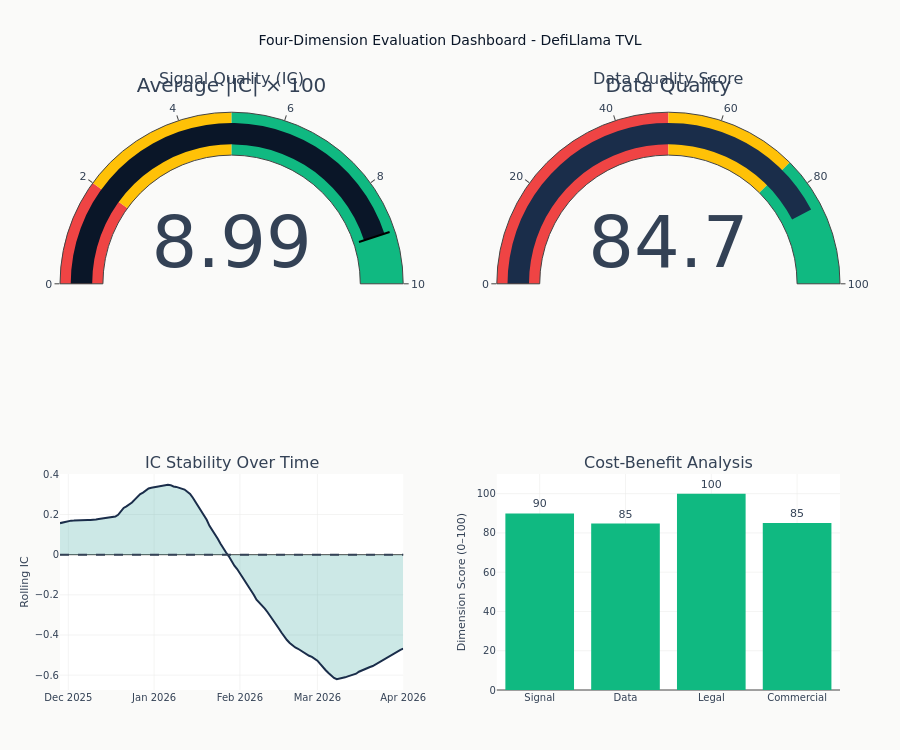

Notebook source saved alongside this figure:
### Markdown cell above
---

## Section 6: Final Evaluation Summary

With all the components in place, we can synthesize an informed decision.

### Code cell
# Build the four-panel dashboard in a SINGLE cell so the inline backend
# does not capture progressive-render intermediates with only the first
# (or first two) gauges populated (feedback_split_cell_figure_bug).
fig = make_subplots(
    rows=2,
    cols=2,
    subplot_titles=(
        "Signal Quality (IC)",
        "Data Quality Score",
        "IC Stability Over Time",
        "Cost-Benefit Analysis",
    ),
    specs=[
        [{"type": "indicator"}, {"type": "indicator"}],
        [{"type": "scatter"}, {"type": "bar"}],
    ],
    vertical_spacing=0.28,
    horizontal_spacing=0.12,
)

# Signal quality gauge
fig.add_trace(
    go.Indicator(
        mode="gauge+number",
        value=avg_ic * 100,  # Convert to percentage for readability
        title={"text": "Average |IC| × 100"},
        gauge={
            "axis": {"range": [0, 10]},
            "bar": {"color": COLORS["blue"]},
            "steps": [
                {"range": [0, 2], "color": COLORS["negative"]},
                {"range": [2, 5], "color": "#FFC107"},
                {"range": [5, 10], "color": COLORS["positive"]},
            ],
            "threshold": {
                "line": {"color": "black", "width": 2},
                "thickness": 0.75,
                "value": avg_ic * 100,
            },
        },
    ),
    row=1,
    col=1,
)

# Data quality gauge
fig.add_trace(
    go.Indicator(
        mode="gauge+number",
        value=quality.score,
        title={"text": "Data Quality"},
        gauge={
            "axis": {"range": [0, 100]},
            "bar": {"color": COLORS["slate"]},
            "steps": [
                {"range": [0, 50], "color": COLORS["negative"]},
                {"range": [50, 75], "color": "#FFC107"},
                {"range": [75, 100], "color": COLORS["positive"]},
            ],
        },
    ),
    row=1,
    col=2,
)

# Rolling IC and cost-benefit panels
fig.add_trace(
    go.Scatter(
        x=rolling_ic_df["timestamp"],
        y=rolling_ic_df["rolling_ic"],
        mode="lines",
        name="Rolling IC",
        line=dict(color=COLORS["slate"], width=2),
        fill="tozeroy",
        fillcolor="rgba(4, 138, 129, 0.2)",
        showlegend=False,
    ),
    row=2,
    col=1,
)
# Add zero line on the rolling-IC subplot. Mixed-spec make_subplots places the
# row=2,col=1 scatter on the primary x/y axes (indicator subplots don't claim
# numbered axes), so reference the first scatter axes directly via "x domain".
fig.add_shape(
    type="line",
    x0=0,
    x1=1,
    y0=0,
    y1=0,
    xref="x domain",
    yref="y",
    line=dict(dash="dash", color=COLORS["neutral"]),
)

risk_to_score = {"Low": 100, "Medium": 50, "High": 20, "Critical": 0}
dimension_names = ["Signal", "Data", "Legal", "Commercial"]
dimension_scores = [
    min(100, avg_ic * 1000),
    quality.score,
    risk_to_score[legal["mnpi_risk"]],
    85,  # free data + ~$9k/yr engineering at the median fund size
]
dimension_colors = [
    COLORS["positive"] if s >= 60 else (COLORS["amber"] if s >= 40 else COLORS["negative"])
    for s in dimension_scores
]

fig.add_trace(
    go.Bar(
        x=dimension_names,
        y=dimension_scores,
        marker_color=dimension_colors,
        text=[f"{s:.0f}" for s in dimension_scores],
        textposition="outside",
        showlegend=False,
    ),
    row=2,
    col=2,
)

fig.update_layout(
    height=750,
    title="Four-Dimension Evaluation Dashboard - DefiLlama TVL",
    margin=dict(t=90, b=60, l=60, r=60),
)
# Force the rolling-IC subplot (row=2, col=1) x-axis to render as datetime.
# In mixed-spec make_subplots (indicator + scatter + bar) the subplot xaxis can
# default to numeric epoch ticks when traces are added before the layout pass;
# the explicit type+range below pins it to the actual data window.
_ts_min = rolling_ic_df["timestamp"].min()
_ts_max = rolling_ic_df["timestamp"].max()
fig.update_xaxes(type="date", range=[_ts_min, _ts_max], row=2, col=1)
fig.update_yaxes(title_text="Rolling IC", row=2, col=1)
fig.update_yaxes(title_text="Dimension Score (0–100)", range=[0, 110], row=2, col=2)
fig.show()

### Figure 1 — Plotly figure (JSON) as saved in the notebook; plotly's stock layout.template omitted (floating-point values rounded to 4 significant figures)
{"data": [{"domain": {"x": [0.0, 0.44], "y": [0.64, 1.0]}, "gauge": {"axis": {"range": [0, 10]}, "bar": {"color": "#0a1628"}, "steps": [{"color": "#ef4444", "range": [0, 2]}, {"color": "#FFC107", "range": [2, 5]}, {"color": "#10b981", "range": [5, 10]}], "threshold": {"line": {"color": "black", "width": 2}, "thickness": 0.75, "value": 8.992}}, "mode": "gauge+number", "title": {"text": "Average |IC| × 100"}, "type": "indicator", "value": 8.992}, {"domain": {"x": [0.56, 1.0], "y": [0.64, 1.0]}, "gauge": {"axis": {"range": [0, 100]}, "bar": {"color": "#1a2d4a"}, "steps": [{"color": "#ef4444", "range": [0, 50]}, {"color": "#FFC107", "range": [50, 75]}, {"color": "#10b981", "range": [75, 100]}]}, "mode": "gauge+number", "title": {"text": "Data Quality"}, "type": "indicator", "value": 84.74}, {"fill": "tozeroy", "fillcolor": "rgba(4, 138, 129, 0.2)", "line": {"color": "#1a2d4a", "width": 2}, "mode": "lines", "name": "Rolling IC", "showlegend": false, "type": "scatter", "x": ["2025-11-28T00:00:00", "2025-11-29T00:00:00", "2025-11-30T00:00:00", "2025-12-01T00:00:00", "2025-12-02T00:00:00", "2025-12-03T00:00:00", "2025-12-04T00:00:00", "2025-12-05T00:00:00", "2025-12-06T00:00:00", "2025-12-07T00:00:00", "2025-12-08T00:00:00", "2025-12-09T00:00:00", "2025-12-10T00:00:00", "2025-12-11T00:00:00", "2025-12-12T00:00:00", "2025-12-13T00:00:00", "2025-12-14T00:00:00", "2025-12-15T00:00:00", "2025-12-16T00:00:00", "2025-12-17T00:00:00", "2025-12-18T00:00:00", "2025-12-19T00:00:00", "2025-12-20T00:00:00", "2025-12-21T00:00:00", "2025-12-22T00:00:00", "2025-12-23T00:00:00", "2025-12-24T00:00:00", "2025-12-25T00:00:00", "2025-12-26T00:00:00", "2025-12-27T00:00:00", "2025-12-28T00:00:00", "2025-12-29T00:00:00", "2025-12-30T00:00:00", "2025-12-31T00:00:00", "2026-01-01T00:00:00", "2026-01-02T00:00:00", "2026-01-03T00:00:00", "2026-01-04T00:00:00", "2026-01-05T00:00:00", "2026-01-06T00:00:00", "2026-01-07T00:00:00", "2026-01-08T00:00:00", "2026-01-09T00:00:00", "2026-01-10T00:00:00", "2026-01-11T00:00:00", "2026-01-12T00:00:00", "2026-01-13T00:00:00", "2026-01-14T00:00:00", "2026-01-15T00:00:00", "2026-01-16T00:00:00", "2026-01-17T00:00:00", "2026-01-18T00:00:00", "2026-01-19T00:00:00", "2026-01-20T00:00:00", "2026-01-21T00:00:00", "2026-01-22T00:00:00", "2026-01-23T00:00:00", "2026-01-24T00:00:00", "2026-01-25T00:00:00", "2026-01-26T00:00:00", "2026-01-27T00:00:00", "2026-01-28T00:00:00", "2026-01-29T00:00:00", "2026-01-30T00:00:00", "2026-01-31T00:00:00", "2026-02-01T00:00:00", "2026-02-02T00:00:00", "2026-02-03T00:00:00", "2026-02-04T00:00:00", "2026-02-05T00:00:00", "2026-02-06T00:00:00", "2026-02-07T00:00:00", "2026-02-08T00:00:00", "2026-02-09T00:00:00", "2026-02-10T00:00:00", "2026-02-11T00:00:00", "2026-02-12T00:00:00", "2026-02-13T00:00:00", "2026-02-14T00:00:00", "2026-02-15T00:00:00", "2026-02-16T00:00:00", "2026-02-17T00:00:00", "2026-02-18T00:00:00", "2026-02-19T00:00:00", "2026-02-20T00:00:00", "2026-02-21T00:00:00", "2026-02-22T00:00:00", "2026-02-23T00:00:00", "2026-02-24T00:00:00", "2026-02-25T00:00:00", "2026-02-26T00:00:00", "2026-02-27T00:00:00", "2026-02-28T00:00:00", "2026-03-01T00:00:00", "2026-03-02T00:00:00", "2026-03-03T00:00:00", "2026-03-04T00:00:00", "2026-03-05T00:00:00", "2026-03-06T00:00:00", "2026-03-07T00:00:00", "2026-03-08T00:00:00", "2026-03-09T00:00:00", "2026-03-10T00:00:00", "2026-03-11T00:00:00", "2026-03-12T00:00:00", "2026-03-13T00:00:00", "2026-03-14T00:00:00", "2026-03-15T00:00:00", "2026-03-16T00:00:00", "2026-03-17T00:00:00", "2026-03-18T00:00:00", "2026-03-19T00:00:00", "2026-03-20T00:00:00", "2026-03-21T00:00:00", "2026-03-22T00:00:00", "2026-03-23T00:00:00", "2026-03-24T00:00:00", "2026-03-25T00:00:00", "2026-03-26T00:00:00", "2026-03-27T00:00:00", "2026-03-28T00:00:00", "2026-03-29T00:00:00", "2026-03-30T00:00:00", "2026-03-31T00:00:00", "2026-04-01T00:00:00"], "xaxis": "x", "y": [0.1571, 0.1602, 0.1642, 0.1672, 0.1696, 0.1698, 0.1708, 0.1728, 0.1736, 0.1735, 0.1731, 0.1723, 0.1727, 0.1752, 0.178, 0.1802, 0.1819, 0.1832, 0.1852, 0.1869, 0.1899, 0.1987, 0.2147, 0.2327, 0.2411, 0.2495, 0.2599, 0.2741, 0.2904, 0.3021, 0.3094, 0.3178, 0.3296, 0.3331, 0.3351, 0.3396, 0.3413, 0.3428, 0.3468, 0.3481, 0.3464, 0.3396, 0.3377, 0.334, 0.3303, 0.3244, 0.3132, 0.3026, 0.2836, 0.2607, 0.2416, 0.2219, 0.1955, 0.1737, 0.1439, 0.1234, 0.09925, 0.07906, 0.05446, 0.03101, 0.01093, -0.008157, -0.03192, -0.05494, -0.07164, -0.09216, -0.1138, -0.134, -0.1583, -0.1809, -0.1993, -0.2245, -0.2384, -0.2541, -0.2682, -0.2866, -0.3082, -0.3295, -0.3496, -0.3664, -0.3877, -0.4092, -0.4253, -0.4396, -0.4535, -0.4623, -0.4687, -0.4783, -0.4838, -0.495, -0.5035, -0.5089, -0.517, -0.5279, -0.5443, -0.5624, -0.5755, -0.5895, -0.6026, -0.6139, -0.6203, -0.6179, -0.6156, -0.6109, -0.6061, -0.6019, -0.5966, -0.5929, -0.583, -0.5763, -0.5709, -0.5658, -0.5594, -0.5547, -0.5465, -0.5365, -0.5282, -0.5209, -0.5137, -0.505, -0.4951, -0.4888, -0.4825, -0.474, -0.4681], "yaxis": "y"}, {"marker": {"color": ["#10b981", "#10b981", "#10b981", "#10b981"]}, "showlegend": false, "text": ["90", "85", "100", "85"], "textposition": "outside", "type": "bar", "x": ["Signal", "Data", "Legal", "Commercial"], "xaxis": "x2", "y": [89.92, 84.74, 100, 85], "yaxis": "y2"}], "layout": {"annotations": [{"font": {"size": 16}, "showarrow": false, "text": "Signal Quality (IC)", "x": 0.22, "xanchor": "center", "xref": "paper", "y": 1.0, "yanchor": "bottom", "yref": "paper"}, {"font": {"size": 16}, "showarrow": false, "text": "Data Quality Score", "x": 0.78, "xanchor": "center", "xref": "paper", "y": 1.0, "yanchor": "bottom", "yref": "paper"}, {"font": {"size": 16}, "showarrow": false, "text": "IC Stability Over Time", "x": 0.22, "xanchor": "center", "xref": "paper", "y": 0.36, "yanchor": "bottom", "yref": "paper"}, {"font": {"size": 16}, "showarrow": false, "text": "Cost-Benefit Analysis", "x": 0.78, "xanchor": "center", "xref": "paper", "y": 0.36, "yanchor": "bottom", "yref": "paper"}], "height": 750, "margin": {"b": 60, "l": 60, "r": 60, "t": 90}, "shapes": [{"line": {"color": "#334155", "dash": "dash"}, "type": "line", "x0": 0, "x1": 1, "xref": "x domain", "y0": 0, "y1": 0, "yref": "y"}], "title": {"text": "Four-Dimension Evaluation Dashboard - DefiLlama TVL"}, "xaxis": {"anchor": "y", "domain": [0.0, 0.44], "range": ["2025-11-28", "2026-04-01"], "type": "date"}, "xaxis2": {"anchor": "y2", "domain": [0.56, 1.0]}, "yaxis": {"anchor": "x", "domain": [0.0, 0.36], "title": {"text": "Rolling IC"}}, "yaxis2": {"anchor": "x2", "domain": [0.0, 0.36], "range": [0, 110], "title": {"text": "Dimension Score (0–100)"}}}}
